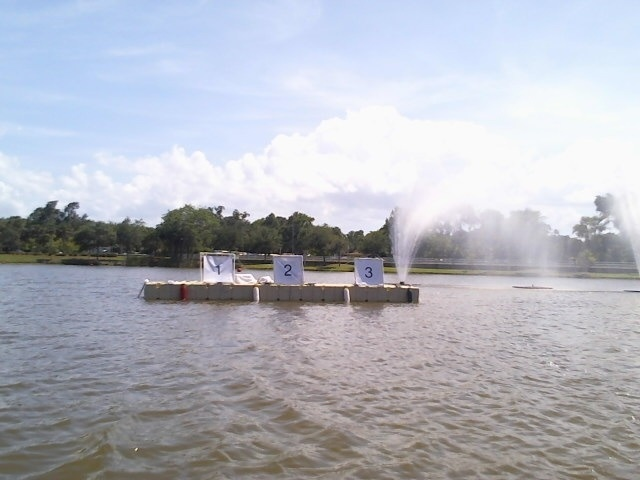
#> input picture example.jpg, 640 x 480 px
$ python range.py
#> lines starting #> are read from the running program, lines starting #| are printed output that depends on the picture; after the words box and inside, x2 and y2 are one past the last pixel; in counts of white or black regions, pixels touching at a corner belong together
import cv2
import numpy as np


frame = cv2.imread("example.jpg")
#> frame is the input picture: shape (480, 640, 3); mean B, G, R 190.6, 181.2, 178.8
hsv = cv2.cvtColor(frame, cv2.COLOR_BGR2HSV)
#> hsv: shape (480, 640, 3); mean H, S, V 93, 26.1, 194.3

# define range of white color in HSV
# change it according to your need !
lower_white = np.array([0,0,0], dtype=np.uint8)
upper_white = np.array([0,0,255], dtype=np.uint8)

# Threshold the HSV image to get only white colors
mask = cv2.inRange(hsv, lower_white, upper_white)
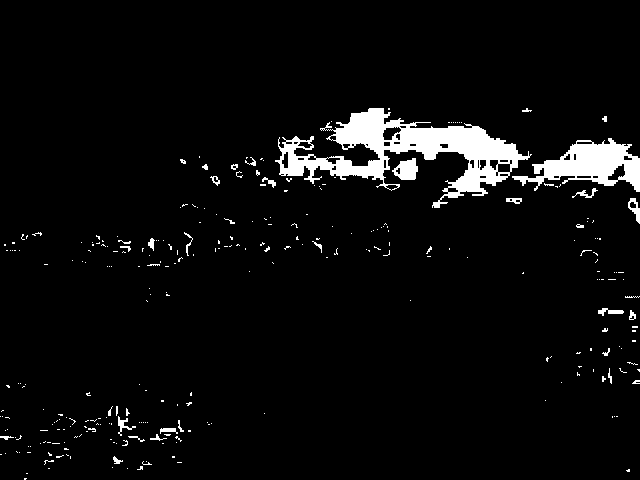
#> mask: shape (480, 640); 4.7% white; 296 white regions (262 under 20 px), largest, box (x1, y1, x2, y2) and area: (275, 108, 532, 208) 8429, (512, 138, 640, 192) 3218, (392, 158, 418, 180) 379
# Bitwise-AND mask and original image
res = cv2.bitwise_and(frame,frame, mask= mask)

cv2.imshow('frame',frame)
cv2.imshow('mask',mask)
cv2.imshow('res',res)
cv2.waitKey(0)
k = cv2.waitKey(5) & 0xFF
#> (key Esc is pressed here)
if k == 27:
    exit()
#> (the program exits here)
